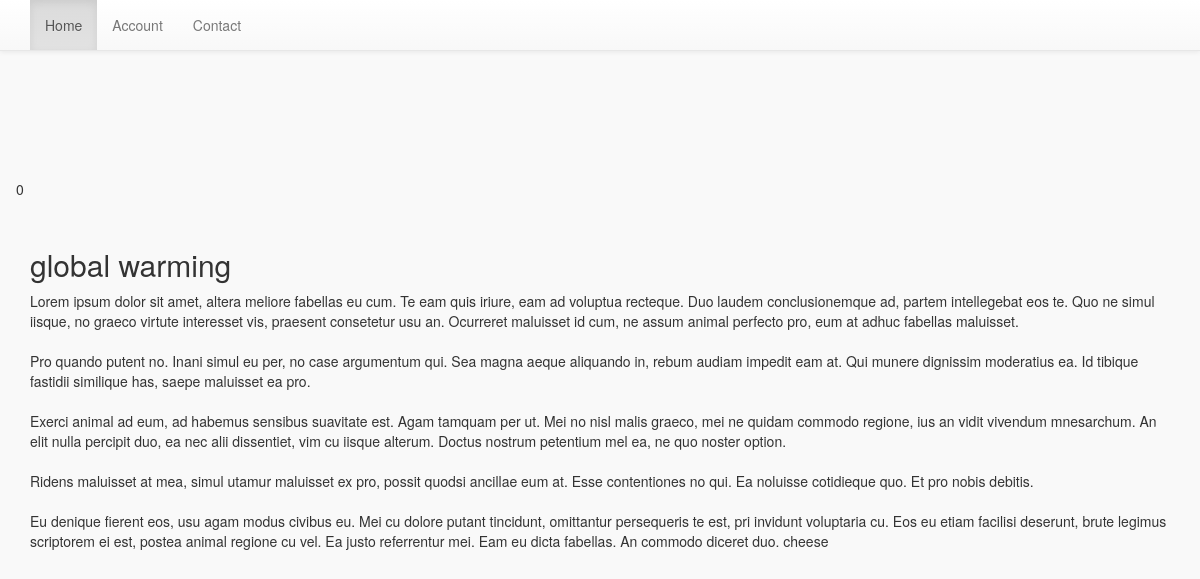
/post.php?id=2, run on the app's committed database.
### tables this page shows
CREATE TABLE `posts` (
  `post_id` int(11) NOT NULL,
  `user_id` int(11) NOT NULL,
  `title` varchar(400) NOT NULL,
  `article` blob NOT NULL
);

### post.php (the view, shortened to what this page needs)
<?php
include_once 'index_header.php';
$article_id = $_GET['id'];
$sql = $con->query("SELECT * FROM posts WHERE post_id = '$article_id'");
  if ($sql){
  	while($row = mysqli_fetch_assoc($sql)) {
  		$select_title = $row['title'];
  		$Select_article = $row['article'];
  		}}
$selet_votes = $con->query("SELECT sum(vote_count) AS vote_count_sum FROM votes WHERE post_id= '$article_id'");
  if ($selet_votes){
  $row_votes = mysqli_fetch_assoc($selet_votes);
  $votes = $row_votes['vote_count_sum'];
}
else {
	$votes = "0";
}
if (empty($votes) || $votes ==0){
	$votes = "0";
}
?>
<!DOCTYPE html>
<html>
<head>
</head>
<body>
<div id="rating">
<?php
echo "<table>
	<tr><td><form name='upvote' method='post'>
	<span class='upvote' type='submit'> </span>
	</form></td></tr>
	<tr><td>";
echo "<div class='votes' align='center'>";
echo $votes;
echo "</div>";
echo	"</td><tr>
<tr><td><form name='downvote' method='post'>
	<span class='downvote' type='submit'> </span>
	</form></td></tr>
</table>";
?>
</div>
<div class="container">
<p><h2><?php echo $select_title; ?></h2></p>
<?php echo $Select_article; ?>
</div>
</body>
</html>

### index_header.php (shortened to what this page needs)
<!DOCTYPE html>
<html>
<head>
</head>
<link href="bootstrap/css/bootstrap.min.css" rel="stylesheet" media="screen">
<link href="bootstrap/css/bootstrap-theme.min.css" rel="stylesheet" media="screen">
<link rel="stylesheet" href="style.css" type="text/css" />
</head>
<body>
<nav class="navbar navbar-default navbar-fixed-top">
      <div class="container">
        <div id="navbar" class="navbar-collapse collapse">
          <ul class="nav navbar-nav">
            <li class="active"><a href="index.php">Home</a></li>
             <li><a href="account.php">Account</a></li>
             <li><a href="contact.php">Contact</a></li>
          </ul>
        </div>
      </div>
    </nav>
</body>
</html>

### style.css (style rules this page uses)
body { background:#f9f9f9; }
.upvote { display: inline-block; overflow: hidden; width: 40px; height: 25px; cursor: pointer; background: url('http://i.stack.imgur.com/iqN2k.png'); background-position: 0 -25px; }
.downvote { display: inline-block; overflow: hidden; width: 40px; height: 25px; cursor: pointer; background: url('http://i.imgur.com/maI8u8I.png'); background-position: 0 -25px; }

### data on the page
posts: title "global warming", article "Lorem ipsum dolor sit amet, altera meliore fabellas eu cum. Te eam quis iriure, eam ad voluptua recteque. Duo laudem conclusionemque ad, partem intellegebat eos te. Quo ne simul iisque, no graeco virtute interesset vis, praesent consetetur usu an. Ocurreret maluisset id cum, ne assum animal perfecto pro, eum at adhuc fabellas maluisset. Pro quando putent no. Inani simul eu per, no case argumentum qui. Sea magna aeque aliquando in, rebum audiam impedit eam at. Qui munere dignissim moderatius ea. Id tibique fastidii similique has, saepe maluisset ea pro. Exerci animal ad eum, ad habemus sensibus suavitate est. Agam tamquam per ut. Mei no nisl malis graeco, mei ne quidam commodo regione, ius…"

### other printed values
$votes "0"
